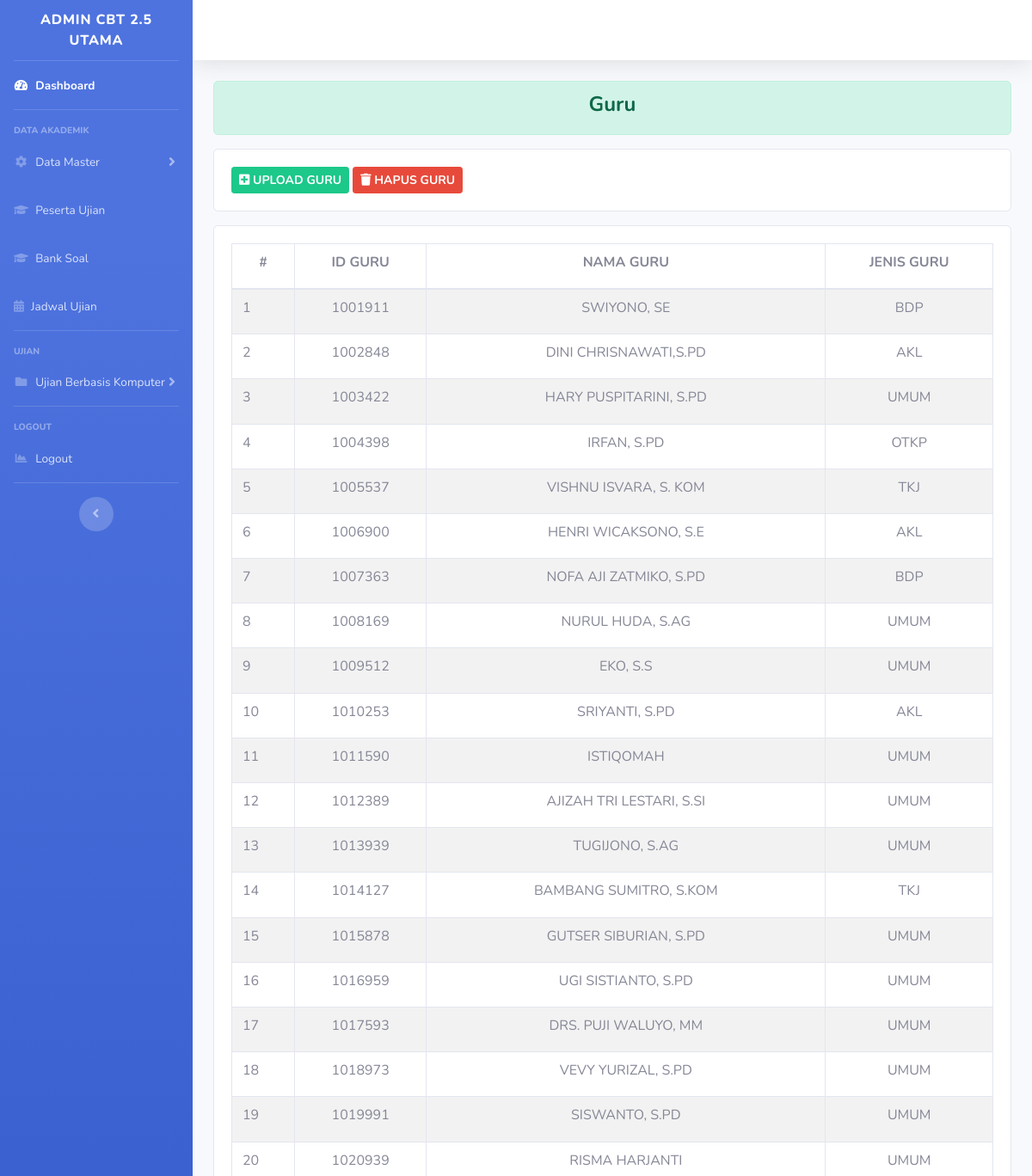
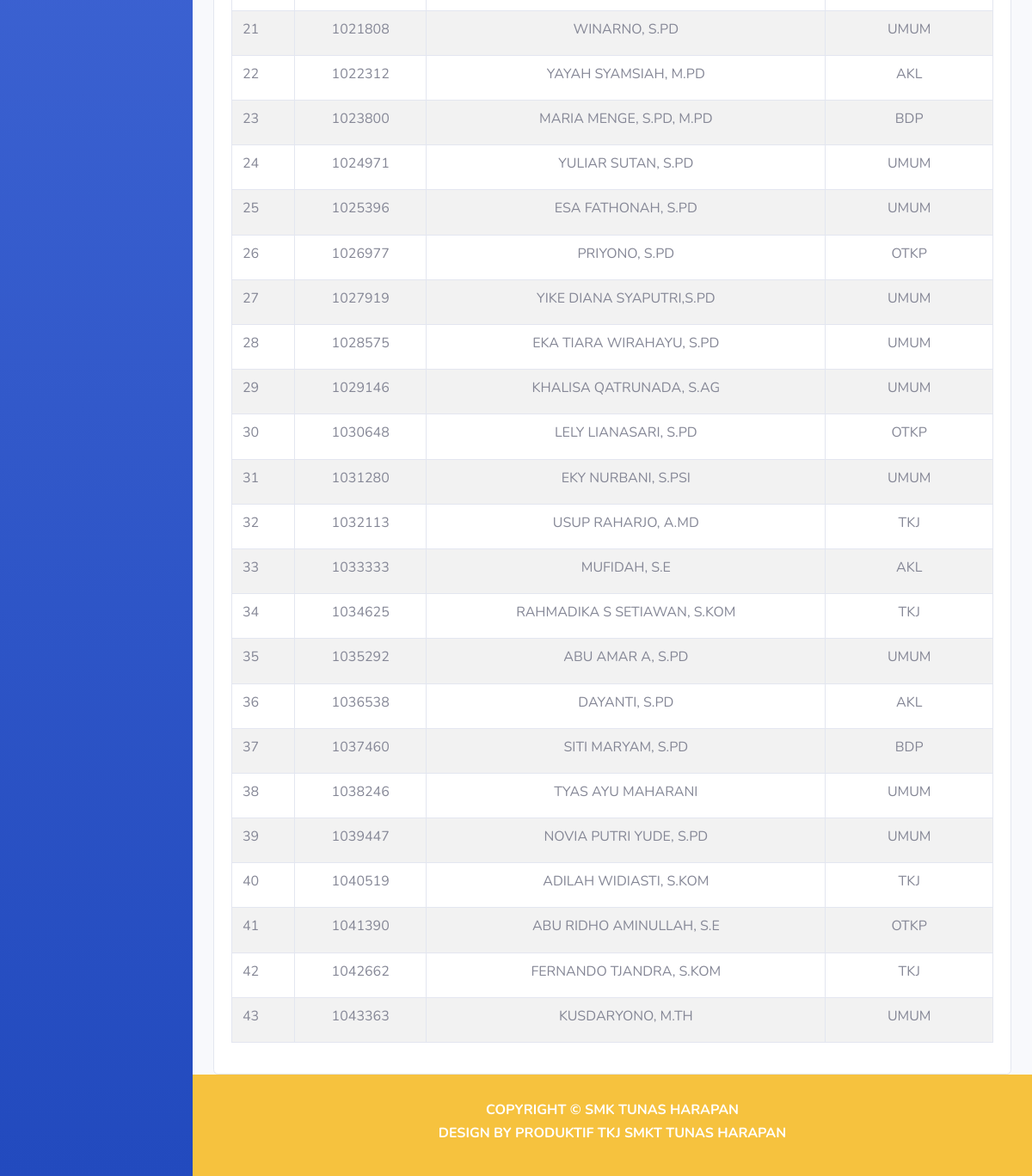
The page /index.php/dashboard/guru on the database its author committed (2 pictures, top to bottom).
### tables this page shows
CREATE TABLE `a_guru` (
  `id_guru` int(18) NOT NULL,
  `nama_guru` varchar(512) NOT NULL,
  `jenis_guru` varchar(16) NOT NULL
);

### application/controllers/Dashboard.php (called while the page is built, shortened)
<?php
class Dashboard extends CI_Controller
{
    function __construct()
    {
        $this->load->model('Model_jurusan');
    }
    public function guru()
    {
        $isi['guru'] = $this->Model_guru->dataGuru();
        $isi['content'] = 'tampilan_guru';
        $this->load->view('templates/header');
        $this->load->view('tampilan_dashboard', $isi);
        $this->load->view('templates/footer');
    }
}

### index.php (called while the page is built, shortened)
<?php
require_once BASEPATH.'core/CodeIgniter.php';

### application/models/Model_guru.php (called while the page is built, shortened)
<?php
class Model_guru extends CI_Model
{
    public function dataGuru()
    {
        $sql = "SELECT * FROM `a_guru`";
        $query = $this->db->query($sql);
        return $query->result_array();
    }
}

### application/views/tampilan_guru.php (the view, shortened to what this page needs)
<div class="alert alert-success" role="alert">
    <h4 class="text-center font-weight-bold">Guru</h4>
</div>
<div class="row">
    <div class="col-md">
        <div class="card">
            <div class="card-body">
                <button type="button" class="btn btn-success btn-sm text-uppercase font-weight-bold" data-toggle="modal" data-target="#exampleModal">
                    <i class="fas fa-plus-square"></i> Upload Guru
                </button>
                <a class="btn btn-danger btn-sm text-uppercase font-weight-bold" href="<?= base_url() ?>Dashboard/hapus_all_guru"><i class="fas fa-trash"></i> Hapus Guru</a>
            </div>
        </div>
    </div>
</div>
<div class="row mt-3">
    <div class="col-md">
        <div class="card">
            <div class="card-body">
                <div class="table-responsive">
                    <table class="table table-striped table-bordered">
                        <thead>
                            <tr class="text-center">
                                <th scope="col">
                                    <h6 class="font-weight-bold" style="text-transform: uppercase;">#</h6>
                                </th>
                                <th scope="col">
                                    <h6 class="font-weight-bold" style="text-transform: uppercase;">ID GURU</h6>
                                </th>
                                <th scope="col">
                                    <h6 class="font-weight-bold" style="text-transform: uppercase;">NAMA GURU</h6>
                                </th>
                                <th scope="col">
                                    <h6 class="font-weight-bold" style="text-transform: uppercase;">JENIS GURU</h6>
                                </th>
                            </tr>
                        </thead>
                        <tbody>
                            <tr>
                                <?php
                                $no = 1;
                                foreach ($guru as $row) {
                                ?>
                                    <td class="text-centers">
                                        <h6><?php echo $no++; ?></h6>
                                    </td>
                                    <td>
                                        <h6 class="text-uppercase text-center"><?php echo $row['id_guru']; ?></h6>
                                    </td>
                                    <td>
                                        <h6 class="text-uppercase text-center"><?php echo $row['nama_guru']; ?></h6>
                                    </td>
                                    <td>
                                        <h6 class="text-uppercase text-center"><?php echo $row['jenis_guru']; ?></h6>
                                    </td>
                            </tr>
                        <?php } ?>
                        </tbody>
                    </table>
                </div>
            </div>
        </div>
    </div>
</div>

### rows shown on the page
a_guru: id_guru "1001911", nama_guru "SWIYONO, SE", jenis_guru "BDP"
a_guru: id_guru "1002848", nama_guru "DINI CHRISNAWATI,S.PD", jenis_guru "AKL"
a_guru: id_guru "1003422", nama_guru "HARY PUSPITARINI, S.PD", jenis_guru "UMUM"
a_guru: id_guru "1004398", nama_guru "IRFAN, S.PD", jenis_guru "OTKP"
a_guru: id_guru "1005537", nama_guru "VISHNU ISVARA, S. KOM", jenis_guru "TKJ"
a_guru: id_guru "1006900", nama_guru "HENRI WICAKSONO, S.E", jenis_guru "AKL"
a_guru: id_guru "1007363", nama_guru "NOFA AJI ZATMIKO, S.PD", jenis_guru "BDP"
a_guru: id_guru "1008169", nama_guru "NURUL HUDA, S.AG", jenis_guru "UMUM"
a_guru: id_guru "1009512", nama_guru "EKO, S.S", jenis_guru "UMUM"
a_guru: id_guru "1010253", nama_guru "SRIYANTI, S.PD", jenis_guru "AKL"
a_guru: id_guru "1011590", nama_guru "ISTIQOMAH", jenis_guru "UMUM"
a_guru: id_guru "1012389", nama_guru "AJIZAH TRI LESTARI, S.SI", jenis_guru "UMUM"
a_guru: id_guru "1013939", nama_guru "TUGIJONO, S.AG", jenis_guru "UMUM"
a_guru: id_guru "1014127", nama_guru "BAMBANG SUMITRO, S.KOM", jenis_guru "TKJ"
a_guru: id_guru "1015878", nama_guru "GUTSER SIBURIAN, S.PD", jenis_guru "UMUM"
a_guru: id_guru "1016959", nama_guru "UGI SISTIANTO, S.PD", jenis_guru "UMUM"
a_guru: id_guru "1017593", nama_guru "DRS. PUJI WALUYO, MM", jenis_guru "UMUM"
a_guru: id_guru "1018973", nama_guru "VEVY YURIZAL, S.PD", jenis_guru "UMUM"
a_guru: id_guru "1019991", nama_guru "SISWANTO, S.PD", jenis_guru "UMUM"
a_guru: id_guru "1020939", nama_guru "RISMA HARJANTI", jenis_guru "UMUM"
a_guru: id_guru "1021808", nama_guru "WINARNO, S.PD", jenis_guru "UMUM"
a_guru: id_guru "1022312", nama_guru "YAYAH SYAMSIAH, M.PD", jenis_guru "AKL"
a_guru: id_guru "1023800", nama_guru "MARIA MENGE, S.PD, M.PD", jenis_guru "BDP"
a_guru: id_guru "1024971", nama_guru "YULIAR SUTAN, S.PD", jenis_guru "UMUM"
a_guru: id_guru "1025396", nama_guru "ESA FATHONAH, S.PD", jenis_guru "UMUM"
a_guru: id_guru "1026977", nama_guru "PRIYONO, S.PD", jenis_guru "OTKP"
a_guru: id_guru "1027919", nama_guru "YIKE DIANA SYAPUTRI,S.PD", jenis_guru "UMUM"
a_guru: id_guru "1028575", nama_guru "EKA TIARA WIRAHAYU, S.PD", jenis_guru "UMUM"
a_guru: id_guru "1029146", nama_guru "KHALISA QATRUNADA, S.AG", jenis_guru "UMUM"
a_guru: id_guru "1030648", nama_guru "LELY LIANASARI, S.PD", jenis_guru "OTKP"
a_guru: id_guru "1031280", nama_guru "EKY NURBANI, S.PSI", jenis_guru "UMUM"
a_guru: id_guru "1032113", nama_guru "USUP RAHARJO, A.MD", jenis_guru "TKJ"
a_guru: id_guru "1033333", nama_guru "MUFIDAH, S.E", jenis_guru "AKL"
a_guru: id_guru "1034625", nama_guru "RAHMADIKA S SETIAWAN, S.KOM", jenis_guru "TKJ"
a_guru: id_guru "1035292", nama_guru "ABU AMAR A, S.PD", jenis_guru "UMUM"
a_guru: id_guru "1036538", nama_guru "DAYANTI, S.PD", jenis_guru "AKL"
a_guru: id_guru "1037460", nama_guru "SITI MARYAM, S.PD", jenis_guru "BDP"
a_guru: id_guru "1038246", nama_guru "TYAS AYU MAHARANI", jenis_guru "UMUM"
a_guru: id_guru "1039447", nama_guru "NOVIA PUTRI YUDE, S.PD", jenis_guru "UMUM"
a_guru: id_guru "1040519", nama_guru "ADILAH WIDIASTI, S.KOM", jenis_guru "TKJ"
a_guru: id_guru "1041390", nama_guru "ABU RIDHO AMINULLAH, S.E", jenis_guru "OTKP"
a_guru: id_guru "1042662", nama_guru "FERNANDO TJANDRA, S.KOM", jenis_guru "TKJ"
a_guru: id_guru "1043363", nama_guru "KUSDARYONO, M.TH", jenis_guru "UMUM"
